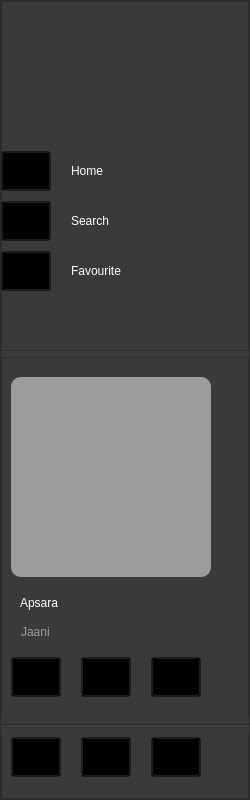
         <widget class="QFrame" name="Menu_Container">
          <property name="minimumSize">
           <size>
            <width>250</width>
            <height>800</height>
           </size>
          </property>
          <property name="maximumSize">
           <size>
            <width>250</width>
            <height>16777215</height>
           </size>
          </property>
          <property name="styleSheet">
           <string notr="true">background-color: rgb(58, 58, 58);</string>
          </property>
          <property name="frameShape">
           <enum>QFrame::StyledPanel</enum>
          </property>
          <property name="frameShadow">
           <enum>QFrame::Raised</enum>
          </property>
          <layout class="QVBoxLayout" name="verticalLayout_3">
           <property name="leftMargin">
            <number>0</number>
           </property>
           <property name="topMargin">
            <number>0</number>
           </property>
           <property name="rightMargin">
            <number>0</number>
           </property>
           <property name="bottomMargin">
            <number>0</number>
           </property>
           <item>
            <widget class="QFrame" name="frame_5">
             <property name="maximumSize">
              <size>
               <width>16777215</width>
               <height>350</height>
              </size>
             </property>
             <property name="frameShape">
              <enum>QFrame::StyledPanel</enum>
             </property>
             <property name="frameShadow">
              <enum>QFrame::Raised</enum>
             </property>
             <widget class="QPushButton" name="pushButton_7">
              <property name="geometry">
               <rect>
                <x>0</x>
                <y>150</y>
                <width>50</width>
                <height>40</height>
               </rect>
              </property>
              <property name="styleSheet">
               <string notr="true">background:transparent;

</string>
              </property>
              <property name="text">
               <string/>
              </property>
              <property name="icon">
               <iconset>
                <normaloff>Icons/Home Icon.svg</normaloff>Icons/Home Icon.svg</iconset>
              </property>
             </widget>
             <widget class="QLabel" name="Home_Menu">
              <property name="geometry">
               <rect>
                <x>70</x>
                <y>155</y>
                <width>121</width>
                <height>30</height>
               </rect>
              </property>
              <property name="cursor">
               <cursorShape>PointingHandCursor</cursorShape>
              </property>
              <property name="styleSheet">
               <string notr="true">color: rgb(255, 255, 255);
font: 10pt &quot;Arial Rounded MT Bold&quot;;</string>
              </property>
              <property name="text">
               <string>Home</string>
              </property>
             </widget>
             <widget class="QPushButton" name="pushButton_8">
              <property name="geometry">
               <rect>
                <x>0</x>
                <y>200</y>
                <width>50</width>
                <height>40</height>
               </rect>
              </property>
              <property name="styleSheet">
               <string notr="true">background:transparent;

</string>
              </property>
              <property name="text">
               <string/>
              </property>
              <property name="icon">
               <iconset>
                <normaloff>Icons/Search Icon.svg</normaloff>Icons/Search Icon.svg</iconset>
              </property>
             </widget>
             <widget class="QLabel" name="Search_Menu">
              <property name="geometry">
               <rect>
                <x>70</x>
                <y>205</y>
                <width>121</width>
                <height>30</height>
               </rect>
              </property>
              <property name="cursor">
               <cursorShape>PointingHandCursor</cursorShape>
              </property>
              <property name="styleSheet">
               <string notr="true">color: rgb(255, 255, 255);
font: 10pt &quot;Arial Rounded MT Bold&quot;;</string>
              </property>
              <property name="text">
               <string>Search</string>
              </property>
             </widget>
             <widget class="QPushButton" name="pushButton_9">
              <property name="geometry">
               <rect>
                <x>0</x>
                <y>250</y>
                <width>50</width>
                <height>40</height>
               </rect>
              </property>
              <property name="styleSheet">
               <string notr="true">background:transparent;

</string>
              </property>
              <property name="text">
               <string/>
              </property>
              <property name="icon">
               <iconset>
                <normaloff>Icons/Favourite Icon.svg</normaloff>Icons/Favourite Icon.svg</iconset>
              </property>
             </widget>
             <widget class="QLabel" name="Favourite_Menu">
              <property name="geometry">
               <rect>
                <x>70</x>
                <y>255</y>
                <width>121</width>
                <height>30</height>
               </rect>
              </property>
              <property name="cursor">
               <cursorShape>PointingHandCursor</cursorShape>
              </property>
              <property name="styleSheet">
               <string notr="true">color: rgb(255, 255, 255);
font: 10pt &quot;Arial Rounded MT Bold&quot;;</string>
              </property>
              <property name="text">
               <string>Favourite</string>
              </property>
             </widget>
             <widget class="QLabel" name="label_8">
              <property name="geometry">
               <rect>
                <x>60</x>
                <y>20</y>
                <width>100</width>
                <height>100</height>
               </rect>
              </property>
              <property name="styleSheet">
               <string notr="true">border-radius:50px;
border-image: url(:/Logo/Logo/App Logo.png);</string>
              </property>
              <property name="text">
               <string/>
              </property>
              <property name="scaledContents">
               <bool>true</bool>
              </property>
             </widget>
            </widget>
           </item>
           <item>
            <widget class="QFrame" name="frame_6">
             <property name="frameShape">
              <enum>QFrame::StyledPanel</enum>
             </property>
             <property name="frameShadow">
              <enum>QFrame::Raised</enum>
             </property>
             <widget class="QLabel" name="label_2">
              <property name="geometry">
               <rect>
                <x>10</x>
                <y>20</y>
                <width>200</width>
                <height>200</height>
               </rect>
              </property>
              <property name="styleSheet">
               <string notr="true">background-color: rgb(255, 255, 255,50%);
border-image: url(:/Demo Images/C:/Users/Jitin/Downloads/Apsraa-Punjabi-2021-20220729121235-500x500.jpg);
border-radius:10px;</string>
              </property>
              <property name="text">
               <string/>
              </property>
             </widget>
             <widget class="QLabel" name="label_3">
              <property name="geometry">
               <rect>
                <x>19</x>
                <y>230</y>
                <width>181</width>
                <height>31</height>
               </rect>
              </property>
              <property name="styleSheet">
               <string notr="true">color: rgb(255, 255, 255);
font: 14pt &quot;Arial Rounded MT Bold&quot;;</string>
              </property>
              <property name="text">
               <string>Apsara</string>
              </property>
             </widget>
             <widget class="QLabel" name="label_4">
              <property name="geometry">
               <rect>
                <x>20</x>
                <y>265</y>
                <width>181</width>
                <height>20</height>
               </rect>
              </property>
              <property name="styleSheet">
               <string notr="true">color: rgb(255, 255, 255,50%);
font: 10pt &quot;Arial Rounded MT Bold&quot;;</string>
              </property>
              <property name="text">
               <string>Jaani</string>
              </property>
             </widget>
             <widget class="QPushButton" name="Previous_Song_btn">
              <property name="geometry">
               <rect>
                <x>10</x>
                <y>300</y>
                <width>50</width>
                <height>40</height>
               </rect>
              </property>
              <property name="cursor">
               <cursorShape>PointingHandCursor</cursorShape>
              </property>
              <property name="toolTip">
               <string/>
              </property>
              <property name="styleSheet">
               <string notr="true">background:transparent;</string>
              </property>
              <property name="text">
               <string/>
              </property>
              <property name="icon">
               <iconset>
                <normaloff>Icons/Backward Icon.svg</normaloff>Icons/Backward Icon.svg</iconset>
              </property>
              <property name="iconSize">
               <size>
                <width>30</width>
                <height>30</height>
               </size>
              </property>
             </widget>
             <widget class="QPushButton" name="Next_Song_btn">
              <property name="geometry">
               <rect>
                <x>150</x>
                <y>300</y>
                <width>50</width>
                <height>40</height>
               </rect>
              </property>
              <property name="cursor">
               <cursorShape>PointingHandCursor</cursorShape>
              </property>
              <property name="toolTip">
               <string/>
              </property>
              <property name="styleSheet">
               <string notr="true">background:transparent;</string>
              </property>
              <property name="text">
               <string/>
              </property>
              <property name="icon">
               <iconset>
                <normaloff>Icons/Forward Icon.svg</normaloff>Icons/Forward Icon.svg</iconset>
              </property>
              <property name="iconSize">
               <size>
                <width>30</width>
                <height>30</height>
               </size>
              </property>
             </widget>
             <widget class="QPushButton" name="Play_Pause_btn">
              <property name="geometry">
               <rect>
                <x>80</x>
                <y>300</y>
                <width>50</width>
                <height>40</height>
               </rect>
              </property>
              <property name="cursor">
               <cursorShape>PointingHandCursor</cursorShape>
              </property>
              <property name="toolTip">
               <string/>
              </property>
              <property name="styleSheet">
               <string notr="true">background:transparent;</string>
              </property>
              <property name="text">
               <string/>
              </property>
              <property name="icon">
               <iconset>
                <normaloff>Icons/play Icon.svg</normaloff>Icons/play Icon.svg</iconset>
              </property>
              <property name="iconSize">
               <size>
                <width>30</width>
                <height>30</height>
               </size>
              </property>
             </widget>
             <widget class="Line" name="line">
              <property name="geometry">
               <rect>
                <x>0</x>
                <y>360</y>
                <width>251</width>
                <height>16</height>
               </rect>
              </property>
              <property name="orientation">
               <enum>Qt::Horizontal</enum>
              </property>
             </widget>
             <widget class="QPushButton" name="Favourite_btn">
              <property name="geometry">
               <rect>
                <x>10</x>
                <y>380</y>
                <width>50</width>
                <height>40</height>
               </rect>
              </property>
              <property name="cursor">
               <cursorShape>PointingHandCursor</cursorShape>
              </property>
              <property name="toolTip">
               <string>Add to Favourite</string>
              </property>
              <property name="styleSheet">
               <string notr="true">background:transparent;

</string>
              </property>
              <property name="text">
               <string/>
              </property>
              <property name="icon">
               <iconset>
                <normaloff>Icons/Favourite Icon.svg</normaloff>Icons/Favourite Icon.svg</iconset>
              </property>
              <property name="iconSize">
               <size>
                <width>25</width>
                <height>25</height>
               </size>
              </property>
             </widget>
             <widget class="QPushButton" name="mp3_btn">
              <property name="geometry">
               <rect>
                <x>80</x>
                <y>380</y>
                <width>50</width>
                <height>40</height>
               </rect>
              </property>
              <property name="cursor">
               <cursorShape>PointingHandCursor</cursorShape>
              </property>
              <property name="toolTip">
               <string>Download Mp3 Format</string>
              </property>
              <property name="styleSheet">
               <string notr="true">background:transparent;

</string>
              </property>
              <property name="text">
               <string/>
              </property>
              <property name="icon">
               <iconset>
                <normaloff>Icons/Mp3 Download Icon.svg</normaloff>Icons/Mp3 Download Icon.svg</iconset>
              </property>
              <property name="iconSize">
               <size>
                <width>25</width>
                <height>25</height>
               </size>
              </property>
             </widget>
             <widget class="QPushButton" name="mp4_btn">
              <property name="geometry">
               <rect>
                <x>150</x>
                <y>380</y>
                <width>50</width>
                <height>40</height>
               </rect>
              </property>
              <property name="cursor">
               <cursorShape>PointingHandCursor</cursorShape>
              </property>
              <property name="toolTip">
               <string>Download Mp4 Format</string>
              </property>
              <property name="styleSheet">
               <string notr="true">background:transparent;

</string>
              </property>
              <property name="text">
               <string/>
              </property>
              <property name="icon">
               <iconset>
                <normaloff>Icons/Mp4 Download Icon.svg</normaloff>Icons/Mp4 Download Icon.svg</iconset>
              </property>
              <property name="iconSize">
               <size>
                <width>25</width>
                <height>25</height>
               </size>
              </property>
             </widget>
            </widget>
           </item>
          </layout>
         </widget>
